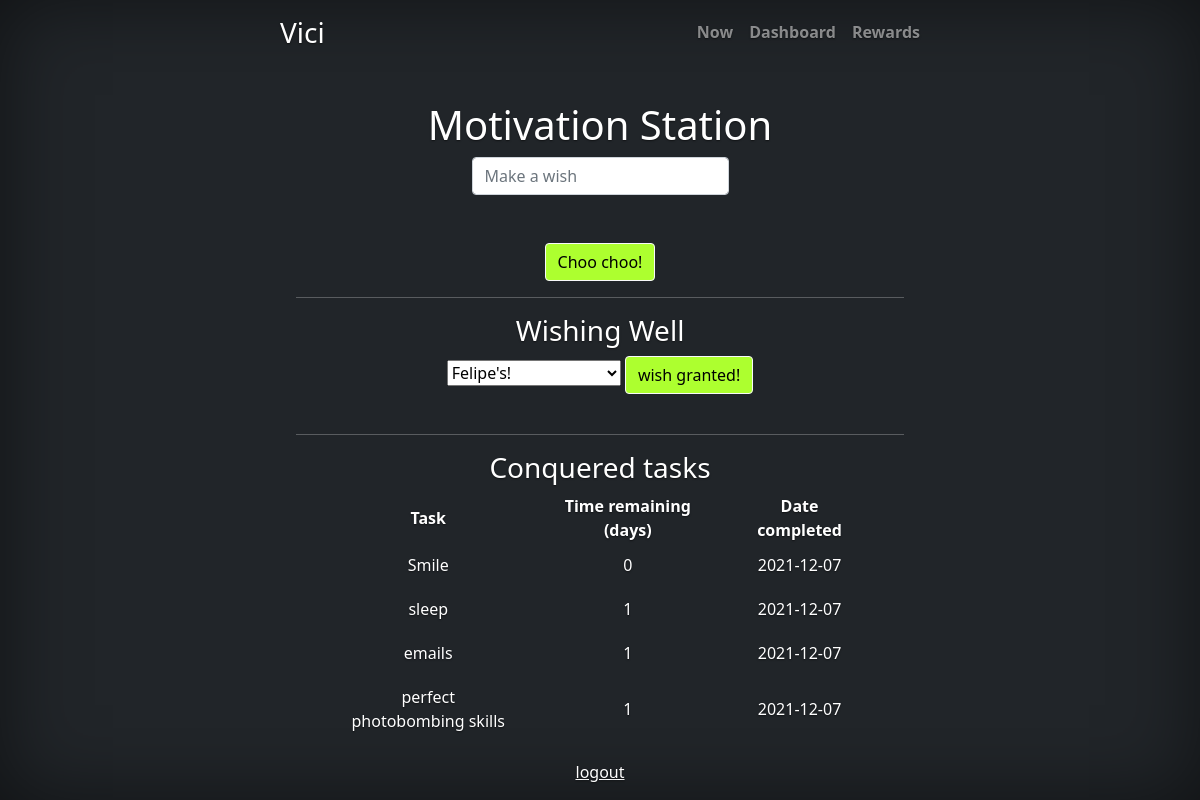
The page /rewards (signed in) on the database its author committed.
### tables this page shows
CREATE TABLE conquered (id INTEGER, task TEXT, time_remaining INTEGER, datetime DATETIME);

### app.py (the view, shortened to what this page needs)
@app.route("/rewards", methods=["GET", "POST"])
@login_required
def rewards():
    db.execute("CREATE TABLE IF NOT EXISTS rewards (id INTEGER, wish TEXT)")
    wishes = db.execute("SELECT * FROM rewards WHERE id = ?", session["user_id"])
    wishlist = []
    for i in wishes:
        j = {
            "wish": i['wish']
        }
        wishlist.append(j)
    db.execute("CREATE TABLE IF NOT EXISTS conquered (id INTEGER, task TEXT, time_remaining INTEGER, datetime DATETIME)")
    conquered = db.execute("SELECT * FROM conquered WHERE id = ?", session["user_id"])
    record = []
    for i in conquered:
        j = {
            "task": i['task'],
            "time_remaining": i['time_remaining'],
            "datetime": i['datetime']
        }
        record.append(j)
    return render_template("rewards.html", records=record, wishlist=wishlist, a=True)

### app.py (called while the page is built)
def login_required(f):
    @wraps(f)
    def decorated_function(*args, **kwargs):
        if session.get("user_id") is None:
            return redirect("/login")
        return f(*args, **kwargs)
    return decorated_function

### templates/rewards.html (shortened to what this page needs)
{% extends "layout.html" %}
{% block main %}
<br></br>
<h1>Motivation Station</h1>
<form action="/rewards" method="post">
    <div class="mb-3">
        <input autocomplete="off" autofocus class="form-control mx-auto w-auto" id="wish" name="wish" placeholder="Make a wish" type="text" required>
        <br></br>
        <button class="btn btn-light" type="submit">Choo choo!</button>
    <div>
</form>
<hr></hr>
<h3>Wishing Well</h3>
<form action="/rewards" method="post">
    <div>
    <select id="delete" name="delete" type="select">
        {% for wish in wishlist %}
        <option> {{ wish["wish"] }} </option>
        {% endfor %}
    </select>
    <button id="delete" name="delete" class="btn btn-light" type="submit">wish granted!</button>
    <br></br>
    <hr></hr>
    <h3>Conquered tasks</h3>
    <table>
        {% if a%}
        <thead>
            <tr>
                <th>Task</th>
                <th>Time remaining (days)</th>
                <th>Date completed</th>
            </tr>
        </thead>
        <tbody>
            {% for record in records %}
            <tr>
                <td> {{ record["task"] }}</td>
                <td> {{ record["time_remaining"] }}</td>
                <td> {{ record["datetime"] }}</td>
            </tr>
            {% endfor %}
        </tbody>
        {% endif %}
    </table>
    </div>
{% endblock %}

### templates/layout.html (shortened to what this page needs)
<!doctype html>
<html lang="en" class="h-100">
  <head>
    <link href="https://cdn.jsdelivr.net/npm/bootstrap@5.1.3/dist/css/bootstrap.min.css" rel="stylesheet">
    <link href="/static/homepage.css" rel="stylesheet">
  </head>
  <body class="d-flex h-100 text-center text-white bg-dark">
<div class="cover-container d-flex w-100 h-100 p-3 mx-auto flex-column">
  <header class="mb-auto">
    <div>
      <h3 class="float-md-start mb-0">Vici</h3>
      <nav class="nav nav-masthead justify-content-center float-md-end">
        <a class="nav-link" aria-current="page" href="/">Now</a>
        <a class="nav-link" href="/dashboard">Dashboard</a>
        <a class="nav-link" href="/rewards">Rewards</a>
      </nav>
    </div>
  </header>
  <main class="px-3">
    {% block main %}{% endblock %}
  </main>
  <footer class="mt-auto text-white-50">
    <a href="/logout" class="text-white">logout</a>
  </footer>
</div>
  </body>
</html>

### static/homepage.css (style rules this page uses)
body { text-shadow: 0 .05rem .1rem rgba(0, 0, 0, .5); box-shadow: inset 0 0 5rem rgba(0, 0, 0, .5); }
.cover-container { max-width: 42em; }
.nav-masthead .nav-link { padding: .25rem 0; font-weight: 700; color: rgba(255, 255, 255, .5); background-color: transparent; border-bottom: .25rem solid transparent; }
.nav-masthead .nav-link + .nav-link { margin-left: 1rem; }
table { border-collapse: separate; border-spacing: 50px 0; }
td { padding: 10px 0; }
.btn { background-color: greenyellow; color: black }

### rows shown on the page
conquered: task "Smile", time_remaining "0", datetime "2021-12-07"
conquered: task "sleep", time_remaining "1", datetime "2021-12-07"
conquered: task "emails", time_remaining "1", datetime "2021-12-07"
conquered: task "perfect photobombing skills", time_remaining "1", datetime "2021-12-07"

### other values the page prints
form field delete "Felipe's!"
